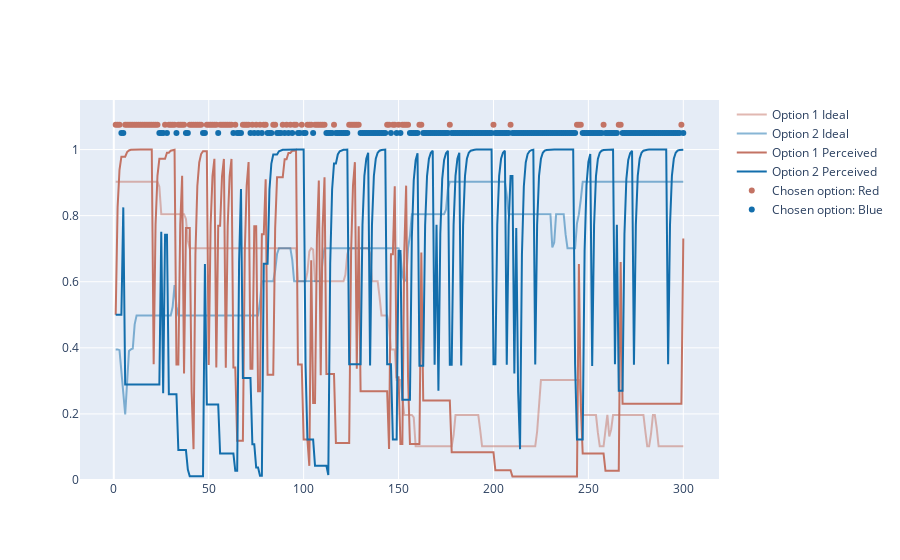
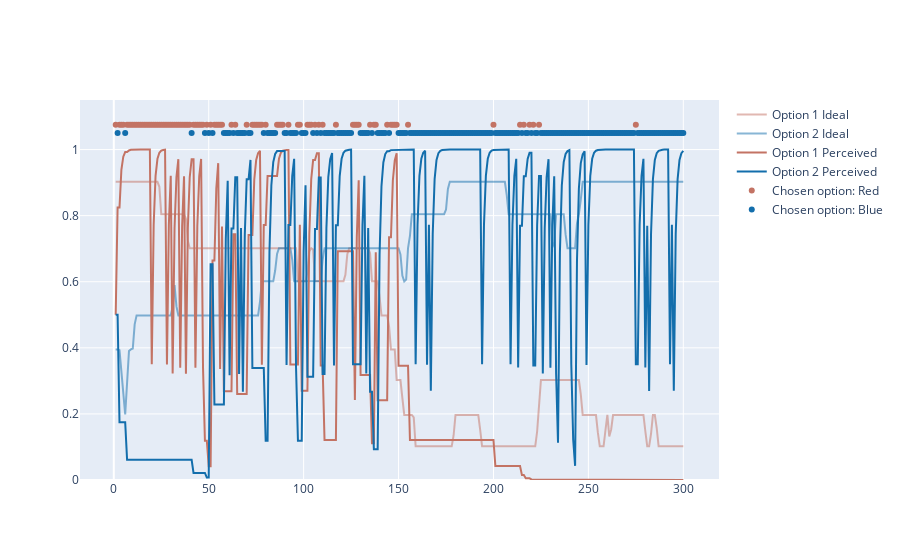

The notebook cell these images were saved under, in order:
### Code cell
fig_before = create_fig_of_RL_experiment(chosen_options, q_table, p_red, p_blue)
# random.seed(222234234)
alpha = 0.65
beta = 3
rng = np.random.default_rng()
for step in range(max_steps):
    chosen_option, option_prob_value, unchosen_option = choose_option(step, beta, rng)
    reward = get_reward(option_prob_value, rng)
    rewards[step] = reward
    chosen_options[step] = chosen_option
    if step+1 == max_steps:
        break
    q_table[chosen_option,step+1] = q_table[chosen_option,step]+alpha*(reward -q_table[chosen_option,step])
    q_table[unchosen_option,step+1] = q_table[unchosen_option,step]
fig_after = create_fig_of_RL_experiment(chosen_options, q_table, p_red, p_blue)
fig_after.show()
fig_before.show()

### Figure 1 — Plotly figure (JSON) as saved in the notebook; plotly's stock layout.template omitted (floating-point values rounded to 4 significant figures; data arrays with more than 128 entries replaced by an {"elided": "..."} marker saying what was removed)
{"data": [{"line": {"color": "#C37364"}, "mode": "lines", "name": "Option 1 Ideal", "opacity": 0.5, "type": "scatter", "x": {"elided": "300 float values"}, "y": {"elided": "300 float values"}}, {"line": {"color": "#136EAC"}, "mode": "lines", "name": "Option 2 Ideal", "opacity": 0.5, "type": "scatter", "x": {"elided": "300 float values"}, "y": {"elided": "300 float values"}}, {"line": {"color": "#C37364"}, "mode": "lines", "name": "Option 1 Perceived", "opacity": 1, "type": "scatter", "x": {"elided": "300 float values"}, "y": {"elided": "300 float values"}}, {"line": {"color": "#136EAC"}, "mode": "lines", "name": "Option 2 Perceived", "opacity": 1, "type": "scatter", "x": {"elided": "300 float values"}, "y": {"elided": "300 float values"}}, {"marker": {"color": "#C37364", "size": 6}, "mode": "markers", "name": "Chosen option: Red", "type": "scatter", "x": [1, 2, 3, 6, 7, 8, 9, 10, 11, 12, 13, 14, 15, 16, 17, 18, 19, 20, 21, 22, 23, 27, 29, 30, 31, 32, 34, 35, 36, 37, 40, 41, 42, 43, 44, 45, 46, 49, 50, 51, 52, 53, 54, 56, 57, 58, 59, 60, 61, 62, 64, 68, 69, 70, 71, 73, 75, 77, 79, 80, 84, 85, 89, 91, 93, 95, 96, 99, 102, 103, 104, 106, 107, 108, 109, 110, 111, 116, 124, 125, 126, 127, 128, 129, 144, 145, 147, 148, 150, 152, 153, 154, 155, 161, 162, 177, 200, 209, 244, 245, 246, 258, 266, 267, 299], "y": [1.075, 1.075, 1.075, 1.075, 1.075, 1.075, 1.075, 1.075, 1.075, 1.075, 1.075, 1.075, 1.075, 1.075, 1.075, 1.075, 1.075, 1.075, 1.075, 1.075, 1.075, 1.075, 1.075, 1.075, 1.075, 1.075, 1.075, 1.075, 1.075, 1.075, 1.075, 1.075, 1.075, 1.075, 1.075, 1.075, 1.075, 1.075, 1.075, 1.075, 1.075, 1.075, 1.075, 1.075, 1.075, 1.075, 1.075, 1.075, 1.075, 1.075, 1.075, 1.075, 1.075, 1.075, 1.075, 1.075, 1.075, 1.075, 1.075, 1.075, 1.075, 1.075, 1.075, 1.075, 1.075, 1.075, 1.075, 1.075, 1.075, 1.075, 1.075, 1.075, 1.075, 1.075, 1.075, 1.075, 1.075, 1.075, 1.075, 1.075, 1.075, 1.075, 1.075, 1.075, 1.075, 1.075, 1.075, 1.075, 1.075, 1.075, 1.075, 1.075, 1.075, 1.075, 1.075, 1.075, 1.075, 1.075, 1.075, 1.075, 1.075, 1.075, 1.075, 1.075, 1.075]}, {"marker": {"color": "#136EAC", "size": 6}, "mode": "markers", "name": "Chosen option: Blue", "type": "scatter", "x": {"elided": "195 int values"}, "y": {"elided": "195 float values"}}], "layout": {"yaxis": {"range": [0, 1.15]}}}

### Figure 2 — Plotly figure (JSON) as saved in the notebook; plotly's stock layout.template omitted (floating-point values rounded to 4 significant figures; data arrays with more than 128 entries replaced by an {"elided": "..."} marker saying what was removed)
{"data": [{"line": {"color": "#C37364"}, "mode": "lines", "name": "Option 1 Ideal", "opacity": 0.5, "type": "scatter", "x": {"elided": "300 float values"}, "y": {"elided": "300 float values"}}, {"line": {"color": "#136EAC"}, "mode": "lines", "name": "Option 2 Ideal", "opacity": 0.5, "type": "scatter", "x": {"elided": "300 float values"}, "y": {"elided": "300 float values"}}, {"line": {"color": "#C37364"}, "mode": "lines", "name": "Option 1 Perceived", "opacity": 1, "type": "scatter", "x": {"elided": "300 float values"}, "y": {"elided": "300 float values"}}, {"line": {"color": "#136EAC"}, "mode": "lines", "name": "Option 2 Perceived", "opacity": 1, "type": "scatter", "x": {"elided": "300 float values"}, "y": {"elided": "300 float values"}}, {"marker": {"color": "#C37364", "size": 6}, "mode": "markers", "name": "Chosen option: Red", "type": "scatter", "x": [1, 3, 4, 5, 7, 8, 9, 10, 11, 12, 13, 14, 15, 16, 17, 18, 19, 20, 21, 22, 23, 24, 25, 26, 27, 28, 29, 30, 31, 32, 33, 34, 35, 36, 37, 38, 39, 40, 42, 43, 44, 45, 46, 47, 49, 51, 53, 54, 55, 56, 57, 62, 64, 70, 73, 74, 75, 76, 77, 78, 80, 86, 87, 88, 89, 92, 97, 98, 102, 103, 104, 106, 108, 110, 117, 126, 127, 128, 129, 135, 137, 138, 144, 146, 147, 148, 149, 155, 200, 214, 216, 219, 221, 224, 275], "y": [1.075, 1.075, 1.075, 1.075, 1.075, 1.075, 1.075, 1.075, 1.075, 1.075, 1.075, 1.075, 1.075, 1.075, 1.075, 1.075, 1.075, 1.075, 1.075, 1.075, 1.075, 1.075, 1.075, 1.075, 1.075, 1.075, 1.075, 1.075, 1.075, 1.075, 1.075, 1.075, 1.075, 1.075, 1.075, 1.075, 1.075, 1.075, 1.075, 1.075, 1.075, 1.075, 1.075, 1.075, 1.075, 1.075, 1.075, 1.075, 1.075, 1.075, 1.075, 1.075, 1.075, 1.075, 1.075, 1.075, 1.075, 1.075, 1.075, 1.075, 1.075, 1.075, 1.075, 1.075, 1.075, 1.075, 1.075, 1.075, 1.075, 1.075, 1.075, 1.075, 1.075, 1.075, 1.075, 1.075, 1.075, 1.075, 1.075, 1.075, 1.075, 1.075, 1.075, 1.075, 1.075, 1.075, 1.075, 1.075, 1.075, 1.075, 1.075, 1.075, 1.075, 1.075, 1.075]}, {"marker": {"color": "#136EAC", "size": 6}, "mode": "markers", "name": "Chosen option: Blue", "type": "scatter", "x": {"elided": "205 int values"}, "y": {"elided": "205 float values"}}], "layout": {"yaxis": {"range": [0, 1.15]}}}
